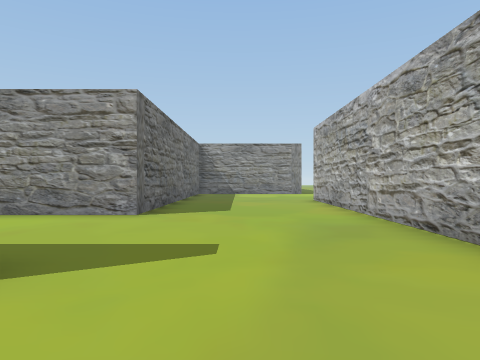
view 1 (above)

24 first-person views from a walk through a scene from a Unity 3-D project. The camera is 1.4 m above the floor, looks level and sees 70° across. The floor is counted in squares, 2 m on a side. Each view is taken from the middle of a square. On the plan, view 1 faces up. The plan holds only what a view shows up to about 11 squares ahead; the rest is blank. The place goes on beyond the plan. The player is left out. Some animated figures are left out.

view 2
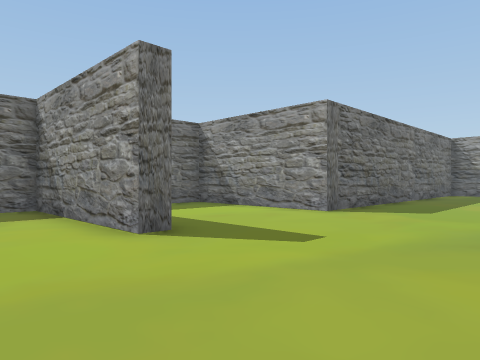

view 3
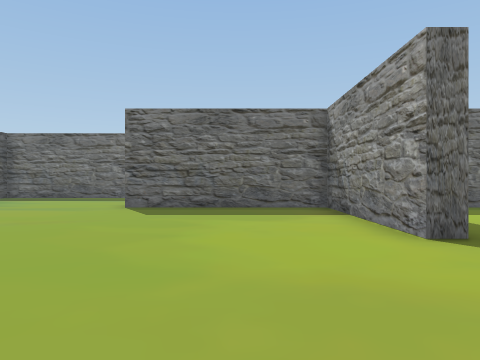

view 4
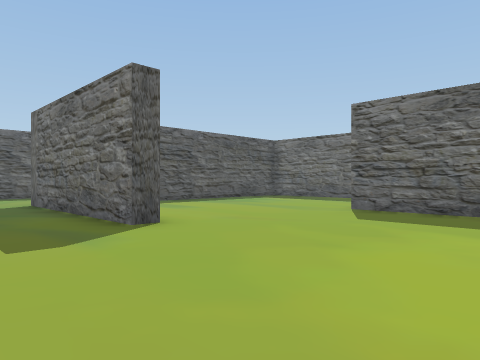

view 5
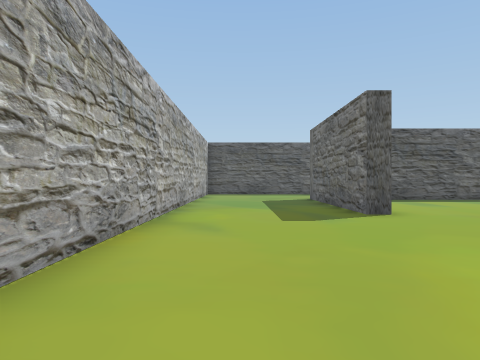

view 6
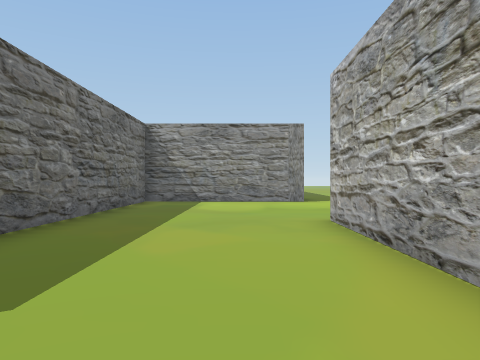

view 7
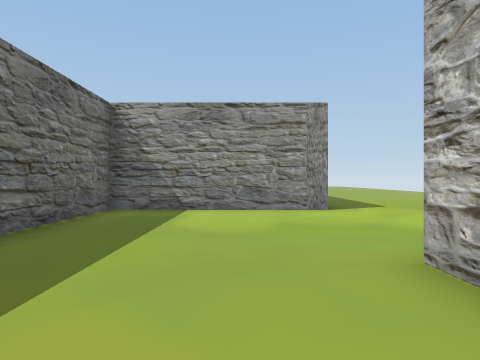

view 8
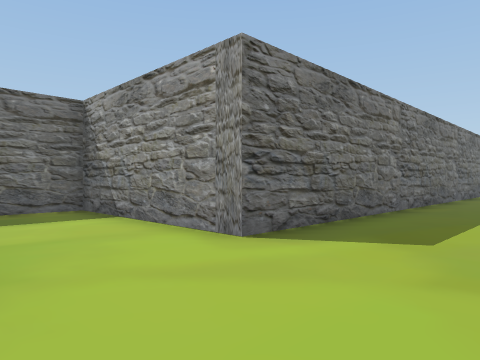

view 9
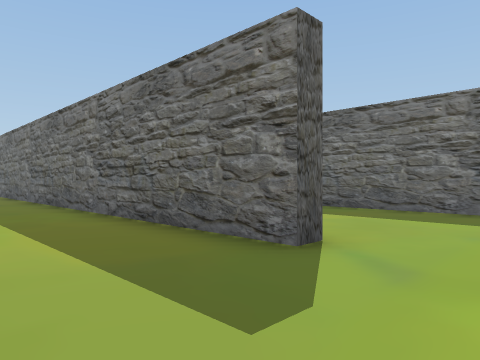

view 10
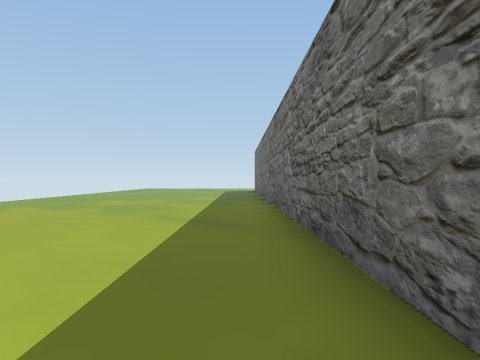

view 11
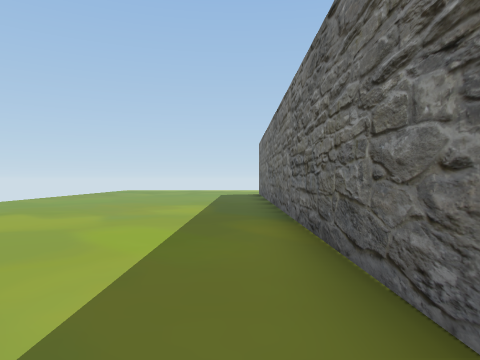

view 12
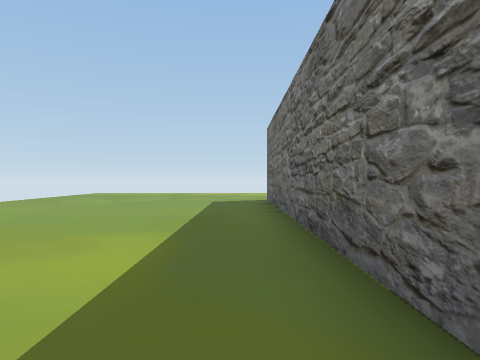

view 13
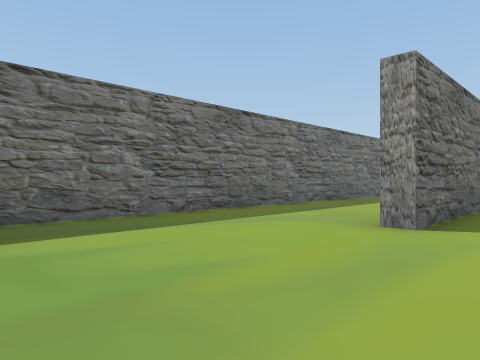

view 14
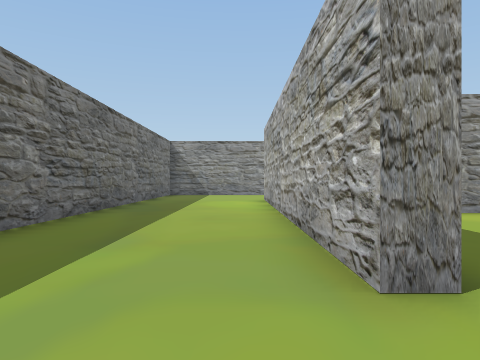

view 15
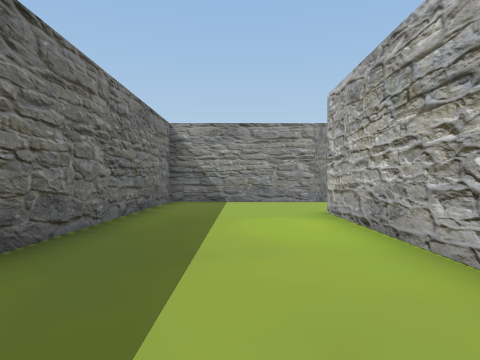

view 16
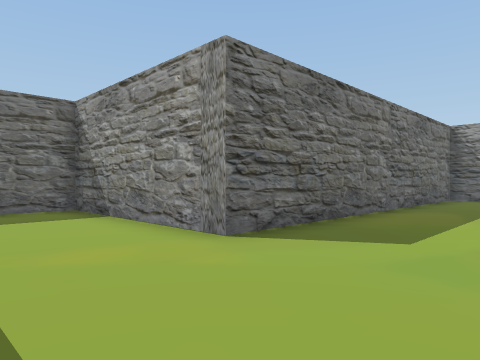

view 17
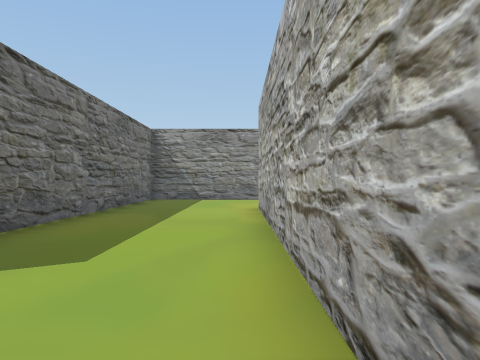

view 18
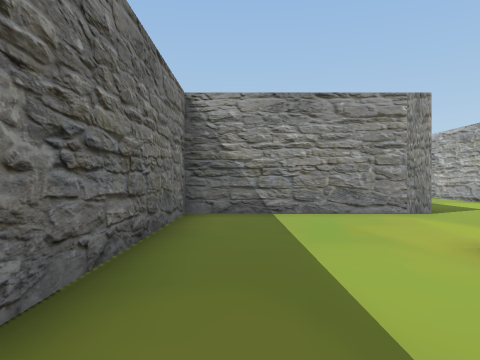

view 19
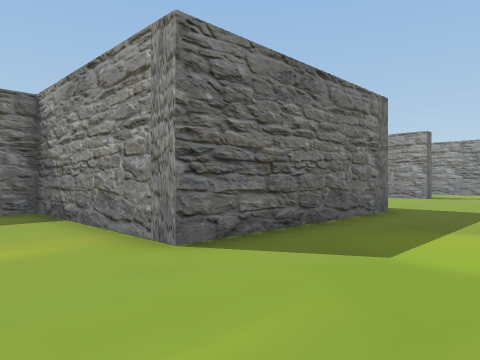

view 20
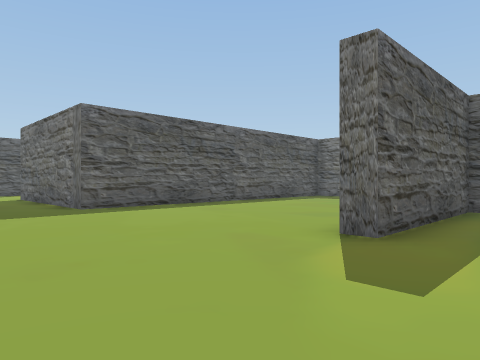

view 21
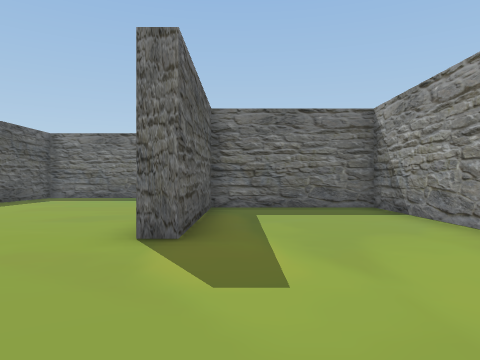

view 22
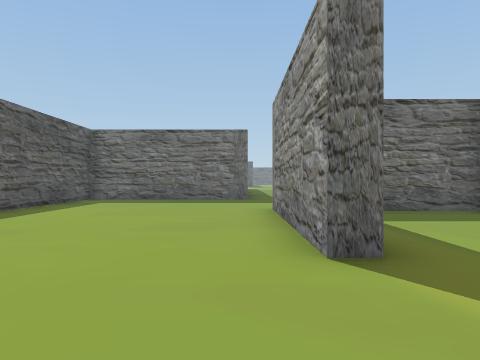

view 23
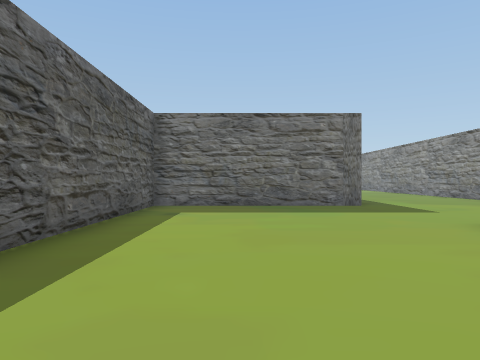

view 24
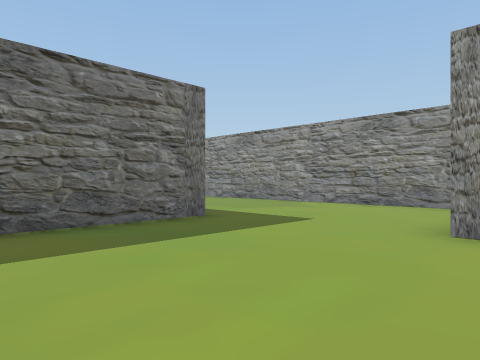

### Floor plan
Points are (right, up) in squares from view 1. A wall is a line through its corners. A room is listed if a view was taken in it or the views show most of it. See-through windows are left out.
Room 1 (views 1, 2, 3, 4, 5, 6, 7, 8, 9, 10, 11, 12, 13, 14, 15, 16, 17, 18, 19, 20, 21, 22, 23, 24)
walls: (-2.5, 9.6) (-2.5, 17.1); (3, 26.6) (3, 17) (-2, 17) (-2, 6.8) (-6.6, 6.8) (-6.6, 5.8); (-2, 2.8) (-2, 2.2) (-6.6, 2.2) (-6.6, -2.9) (-7.1, -2.9) (-7.1, 7.2); (2.6, 3.6) (2.6, 11.9) (3, 11.9) (3, -8.5); (-11.2, 32.4) (-11.2, 26.7) (-1, 26.7) (-1, 21.1) (-6.1, 21.1) (-6.1, 10.9) (-11.2, 10.9) (-11.2, -7); (-2.1, -3.9) (-1.6, -3.9) (-1.6, -8.5); (-2.8, 37.4) (-6.6, 37.4) (-6.6, 33.3) (-2, 33.3) (-2, 32.8) (-7.2, 32.8); (-8.1, 37.4) (-12.2, 37.4); (2.6, -8) (2.6, 0.9)

Where each view was taken, in squares from view 1:
view 1: 0 up, 0 right, facing up
view 2: 0 up, 2 right, facing up-left
view 3: 0 up, 2 right, facing left
view 4: 1 up, 1 right, facing down-left
view 5: 3 up, 1 right, facing down
view 6: 6 up, 1 right, facing up
view 7: 9 up, 1 right, facing up
view 8: 14 up, 6 right, facing up-left
view 9: 14 up, 6 right, facing down-left
view 10: 8 up, 4 right, facing down
view 11: 3 up, 4 right, facing down
view 12: 2 down, 4 right, facing down
view 13: 8 down, 5 left, facing up-left
view 14: 5 down, 8 left, facing up
view 15: 0 up, 9 left, facing up
view 16: 8 up, 3 left, facing up-left
view 17: 9 up, 3 left, facing up
view 18: 14 up, 5 left, facing up
view 19: 19 up, 2 right, facing up-left
view 20: 35 up, 2 right, facing down-left
view 21: 34 up, 2 right, facing left
view 22: 32 up, 1 right, facing left
view 23: 29 up, 2 left, facing left
view 24: 28 up, 6 left, facing up-left
